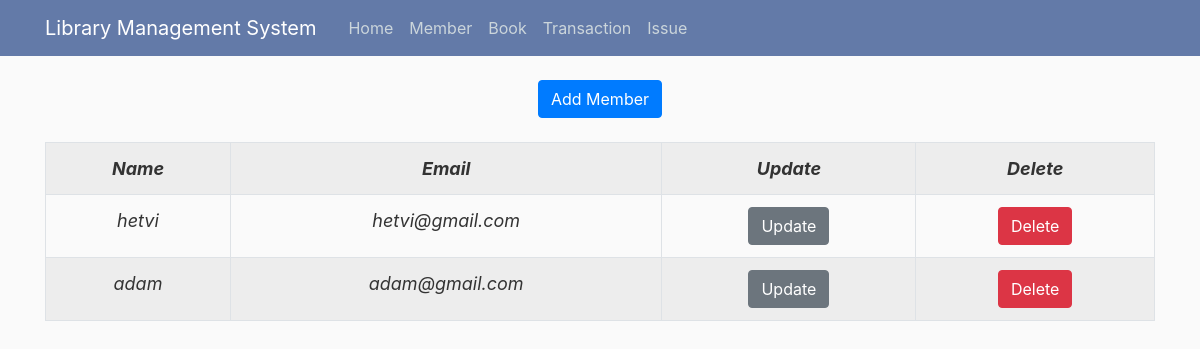
The app's page /member/view with its own data.
### library/models.py (models this page shows, shortened)
class Member(db.Model):
    id = db.Column(db.Integer, primary_key=True)
    name = db.Column(db.String, nullable=False)
    email = db.Column(db.String, unique=True, nullable=False)
    debt = db.Column(db.Integer, default=0)
    total_fees = db.Column(db.Integer, default=0)
    transaction = db.relationship('Transaction', backref="member", lazy=True)

### library/routes.py (the view)
@app.route("/member/view", methods=['GET'])
def view_member():
    members = Member.query.all()
    return render_template('member.html', members = members)

### library/templates/member.html (shortened to what this page needs)
{% extends "layout.html" %}
{% block content %}
<div style="text-align: center;"><a href="{{url_for('add_member')}}"><button class="btn btn-primary">Add
            Member</button></a></div> <br>
<table class="table table-striped table-bordered table-responsive-lg">
    <tr>
        <th>Name</th>
        <th>Email</th>
        <th>Update</th>
        <th>Delete</th>
    </tr>
    {% for member in members %}
    <tr>
        <td>{{ member.name }}</td>
        <td>{{ member.email }}</td>
        <td><a href="{{ url_for('update_member', member_id=member.id) }}"><button
                    class="btn btn-secondary">Update</button></a></td>
        <td><button type="button" class="btn btn-danger" data-toggle="modal"
                data-target="#deleteModal-{{member.id}}">Delete</button>
        </td>
    </tr>
    {% endfor %}
</table>
{% endblock content %}

### library/static/main.css (style rules this page uses)
body { background: #fafafa; color: #333333; margin-top: 5rem; overflow: scroll; }
table, th, td { border: 51px solid black; border-collapse: collapse; text-align: center; font-weight: 400; font-size: large; font-style: italic; font-family: -apple-system, BlinkMacSystemFont, 'Segoe UI', Roboto, Oxygen, Ubuntu, Cantarell, 'Open Sans', 'Helvetica Neue', sans-serif; }
th { font-weight: bold; }

### records on screen
Member: name "hetvi", email "hetvi@gmail.com"
Member: name "adam", email "adam@gmail.com"
